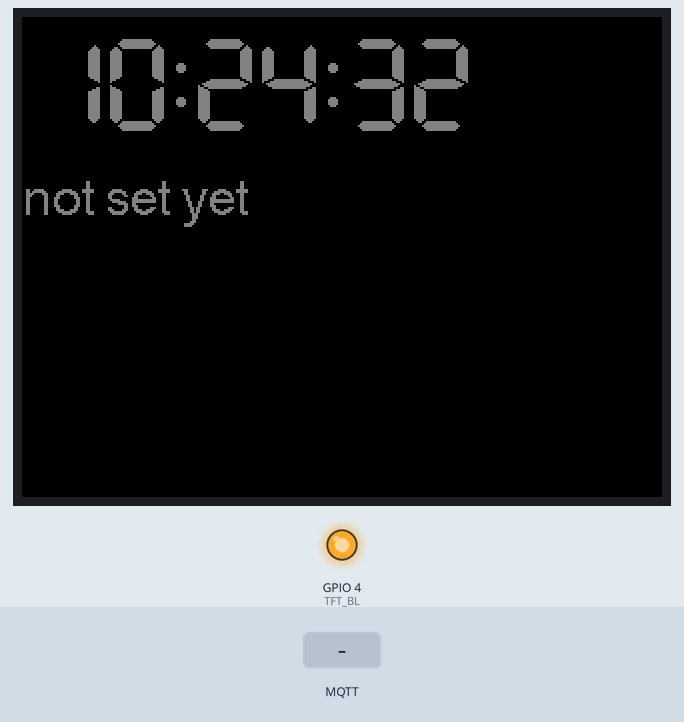
Bench run of a sketch on a simulated ESP32. Parts: 320×240 colour display, output pins drawn as LEDs (lit = HIGH). The test bench sets the inputs (shaded band). WiFi joins after 1.5 s; servers stay silent unless stated; network time is answered at once with the bench clock; the local clock reads 2024-03-15 10:24:30 at power-on unless the sketch sets it; random numbers use the default seed unless the sketch sets one; no MQTT or app messages arrive unless stated; what the sketch prints to the serial monitor is not drawn.

Above: at 2.9 s.
3.0 s: MQTT message "5" arrives on the second subscribed topic
At 4.3 s:
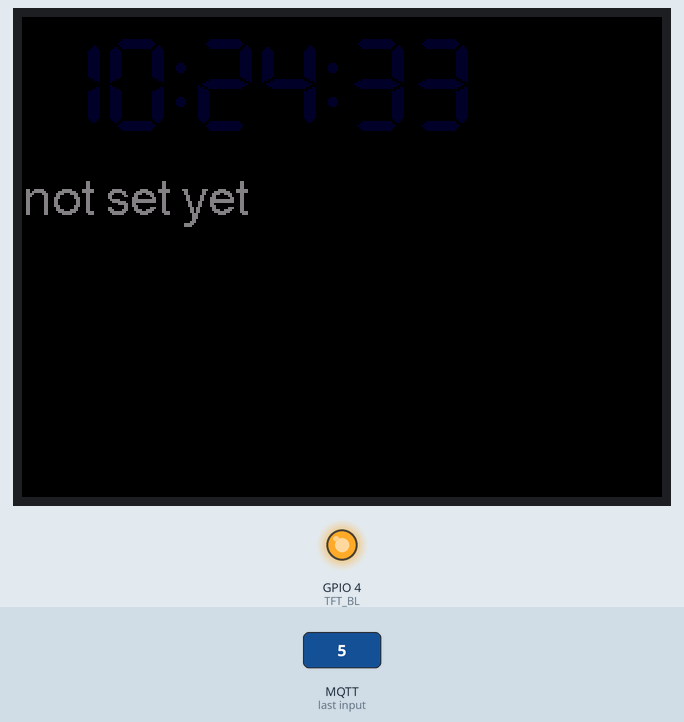
6.0 s: MQTT message "5" arrives on the first subscribed topic
9.0 s: MQTT message "on" arrives on the second subscribed topic
At 9.6 s:
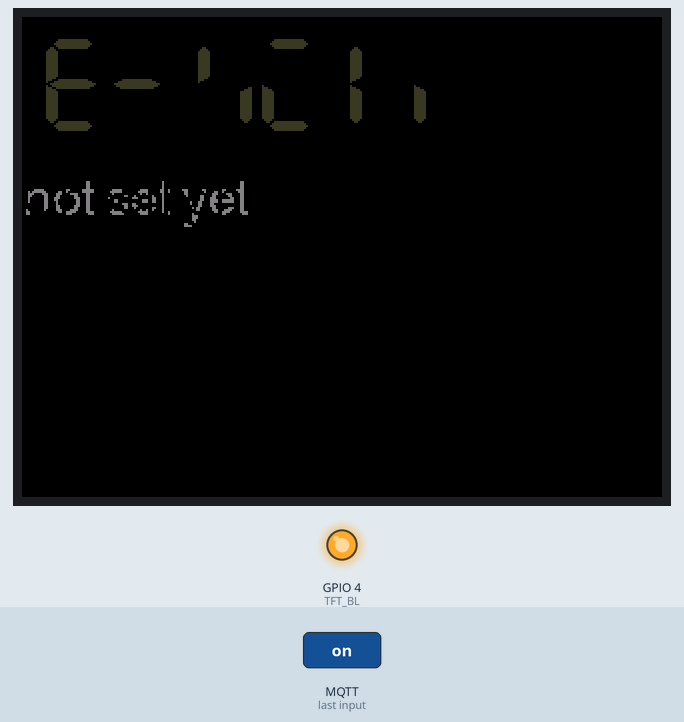
12.0 s: MQTT message "90" arrives on the second subscribed topic
At 13.0 s:
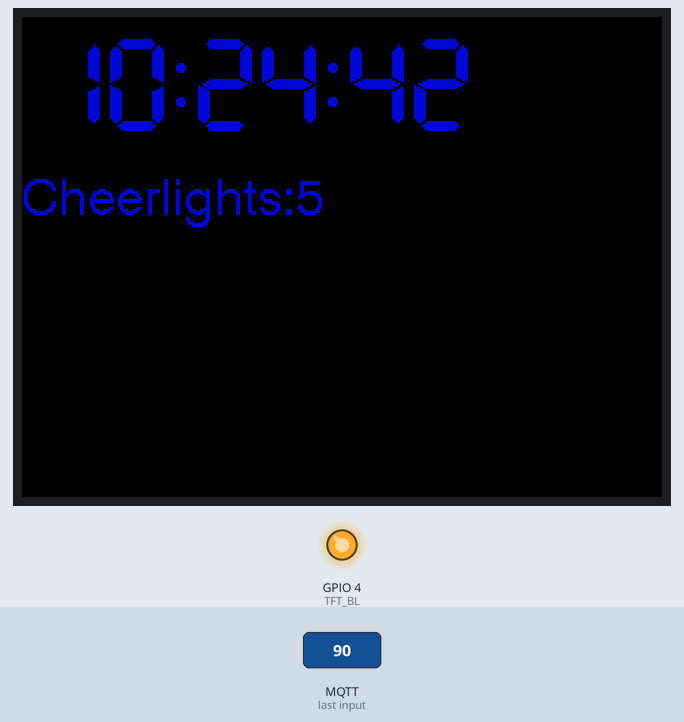
15.0 s: MQTT message "200" arrives on the second subscribed topic
At 15.7 s:
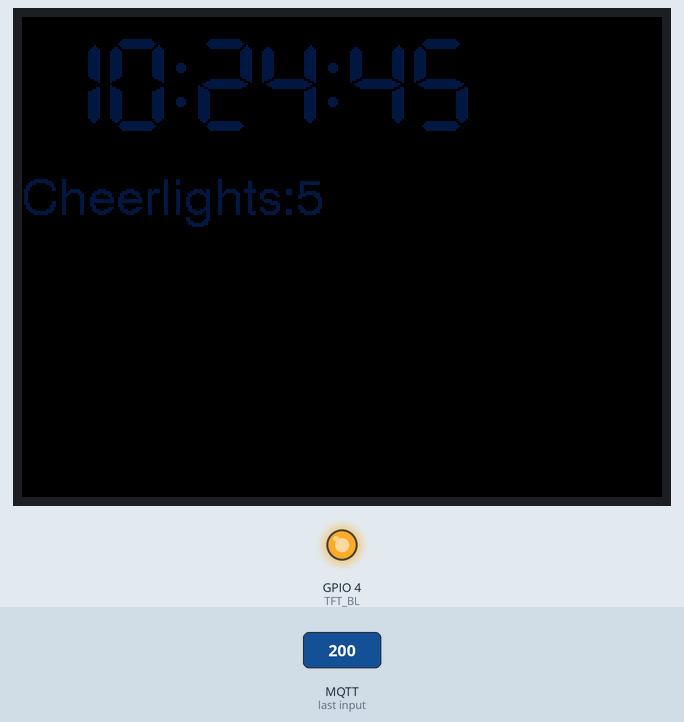
18.0 s: MQTT message "1" arrives on the second subscribed topic
At 19.3 s:
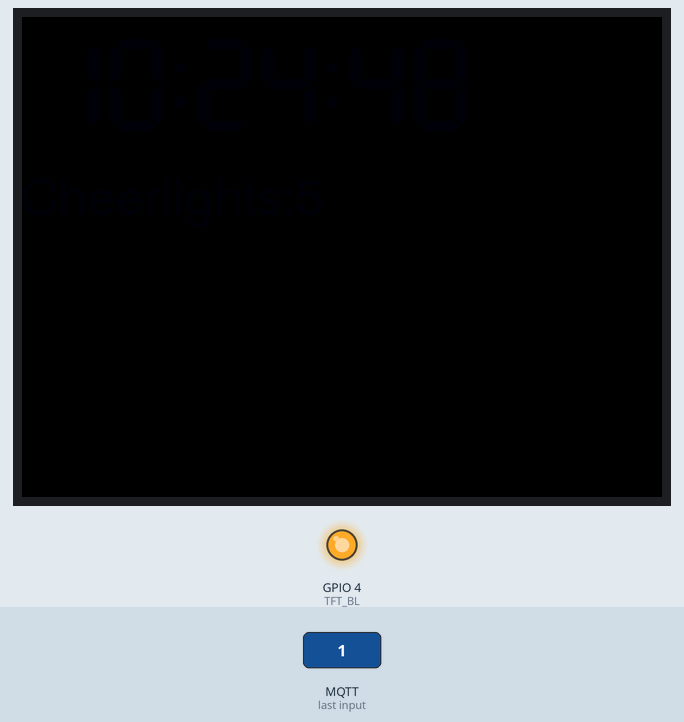
Timing chart, 0 to 21.0 s (numbered marks = the images above; inputs shaded):
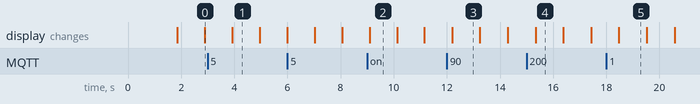

Measured:
- what the display in image 2 shows lasts 1.0 s, from 9.1 s to 10.1 s

The sketch:

MartinClock-Cheerlight-T-DISPLAY.ino
```cpp
// based on this paste from @martinbateman
// https://pastebin.com/LNUvv1En
#include <WiFi.h>
#include <NTPClient.h>
#include <WiFiUdp.h>
#include <PubSubClient.h>


#include <TFT_eSPI.h>
#include <SPI.h>

#define TFT_BL          4  // Dispaly backlight control pin


// Replace with your network credentials
const char* ssid     = "xxxxxx";
const char* password = "yyyyyy";
const char* mqtt_server = "simplesi.cloud";

int cheer_red = 0;
int cheer_green = 0;
int cheer_blue = 0;
unsigned int rgb565Decimal = 0x8410;
unsigned int newrgb565Decimal;
String colourString = "not set yet";
String newColourString;

String strData;
String topicStr;


WiFiUDP ntpUDP;
NTPClient timeClient(ntpUDP);
WiFiClient espClient;
PubSubClient client(espClient);

TFT_eSPI tft = TFT_eSPI();

void callback(char* topic, byte* payload, unsigned int length) {

  Serial.print("Message arrived in topic: ");
  Serial.println(topic);
  topicStr = topic;

  Serial.print("Message:");

  strData = "";
  for (int i = 0; i < length; i++) {
    Serial.print((char)payload[i]);
    strData += (char)payload[i];
  }

  Serial.println();
  Serial.println("-----------------------");

  if (topicStr.endsWith("cheerlights/rgb565Decimal")) {

    colourString = newColourString;
    rgb565Decimal = strData.toInt();
    Serial.println("*******");

    Serial.println(rgb565Decimal);
  }
  if (topicStr.endsWith("cheerlights")) {

    newColourString = "Cheerlights:" + strData + "                         ";
    //sixteenBitHex = newSixteenBitHex;
    Serial.println(strData);
  }
} // end callback

void reconnect() {
  // Loop until we're reconnected
  while (!client.connected()) {
    Serial.print("Attempting MQTT connection...");
    // Create a random client ID
    String clientId = "ESP8266Client-";
    clientId += String(random(0xffff), HEX);
    // Attempt to connect
    if (client.connect(clientId.c_str())) {
      Serial.println("connected");
      client.subscribe("cheerlights",1);
      client.subscribe("cheerlights/rgb565Decimal",1);
    } else {
      Serial.print("failed, rc=");
      Serial.print(client.state());
      Serial.println(" try again in 5 seconds");
      // Wait 5 seconds before retrying
      delay(5000);
    }
  }
}

void setup() {
  Serial.begin(115200);

  if (TFT_BL > 0) {
    pinMode(TFT_BL, OUTPUT);
    digitalWrite(TFT_BL, HIGH);
  }

  tft.init();
  tft.setRotation(1);
  tft.fillScreen(TFT_BLACK);

  tft.setTextColor(TFT_YELLOW, TFT_BLACK); // Note: the new fonts do not draw the background colour

  WiFi.begin(ssid, password);
  while (WiFi.status() != WL_CONNECTED) {
    delay(500);
  }

  timeClient.begin();
  timeClient.setTimeOffset(3600);
  client.setServer(mqtt_server, 1883);
  client.setCallback(callback);
}
void loop() {
  if (!client.connected()) {
    reconnect();
  }
  client.loop();

  while(!timeClient.update()) {
    timeClient.forceUpdate();
  }
  char timeString[25];
  char colourString2[25];
  sprintf (timeString, "%02i:%02i:%02i", timeClient.getHours (), timeClient.getMinutes (), timeClient.getSeconds ());
  colourString.toCharArray(colourString2,25);
  //sprintf (colourString2, "%d", sixteenBitHex);


  tft.setTextColor(0x39C4, TFT_BLACK);  // Leave a 7 segment ghost image, comment out next line!
  tft.drawString("88:88:88",10,10,7); // Overwrite the text to clear it
  tft.setTextColor(rgb565Decimal, TFT_BLACK);
  tft.drawString (timeString, 10, 10, 7);
  tft.drawString (colourString2, 0, 80, 4);

  delay(1000);
}
```
